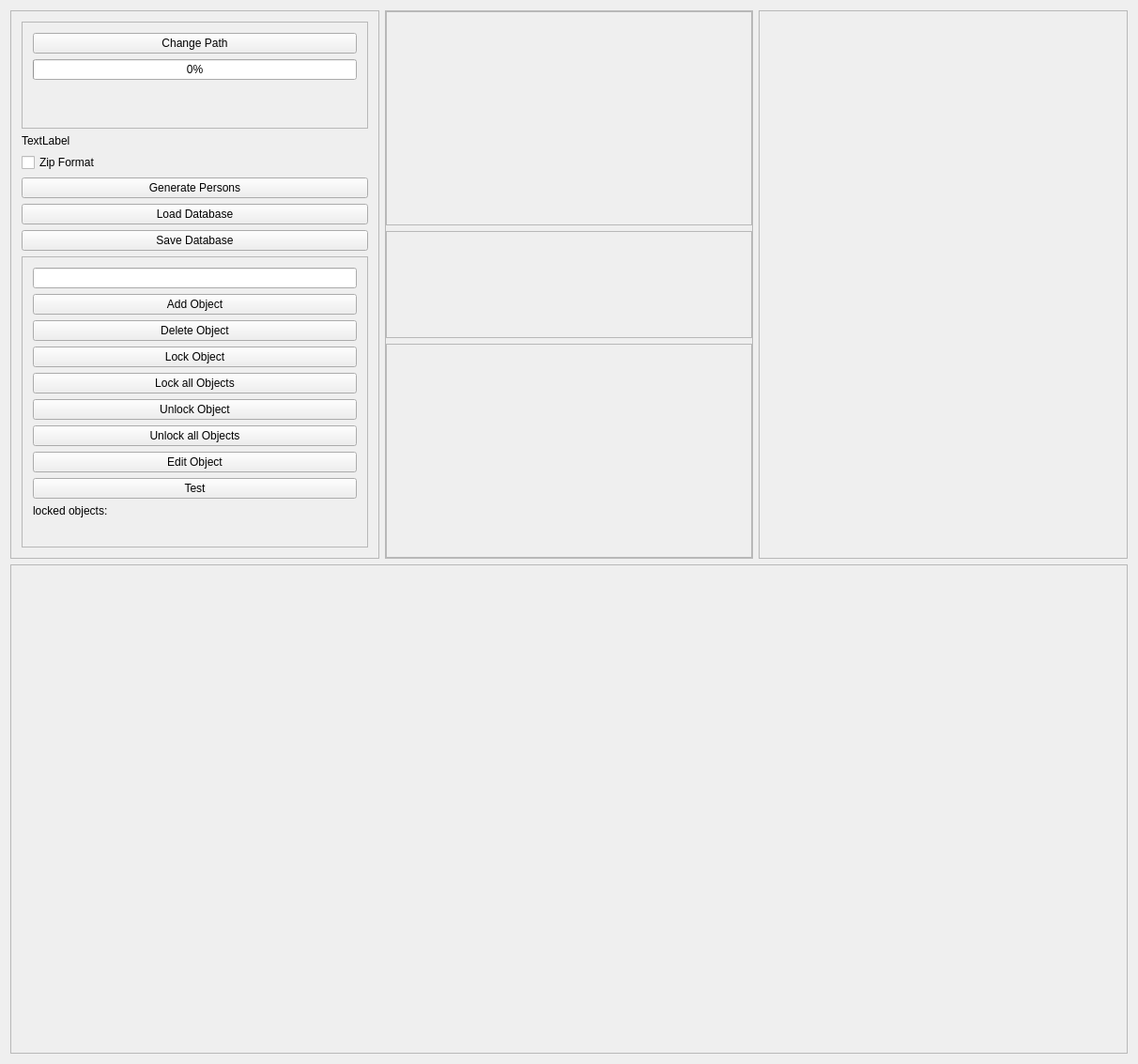
<?xml version="1.0" encoding="UTF-8"?>
<ui version="4.0">
 <class>MainWindow</class>
 <widget class="QWidget" name="MainWindow">
  <property name="geometry">
   <rect>
    <x>0</x>
    <y>0</y>
    <width>1212</width>
    <height>1133</height>
   </rect>
  </property>
  <property name="windowTitle">
   <string>MainWindow</string>
  </property>
  <layout class="QGridLayout" name="gridLayout" rowstretch="1,1" columnstretch="1,1,1" rowminimumheight="10,100">
   <item row="0" column="1">
    <widget class="QFrame" name="frame_4">
     <property name="frameShape">
      <enum>QFrame::StyledPanel</enum>
     </property>
     <property name="frameShadow">
      <enum>QFrame::Raised</enum>
     </property>
     <layout class="QVBoxLayout" name="verticalLayout_5" stretch="2,1,2">
      <property name="leftMargin">
       <number>0</number>
      </property>
      <property name="topMargin">
       <number>0</number>
      </property>
      <property name="rightMargin">
       <number>0</number>
      </property>
      <property name="bottomMargin">
       <number>0</number>
      </property>
      <item>
       <widget class="QFrame" name="userList_frame">
        <property name="frameShape">
         <enum>QFrame::StyledPanel</enum>
        </property>
        <property name="frameShadow">
         <enum>QFrame::Raised</enum>
        </property>
        <layout class="QVBoxLayout" name="verticalLayout_6"/>
       </widget>
      </item>
      <item>
       <widget class="QFrame" name="lockData_frame">
        <property name="frameShape">
         <enum>QFrame::StyledPanel</enum>
        </property>
        <property name="frameShadow">
         <enum>QFrame::Raised</enum>
        </property>
        <layout class="QVBoxLayout" name="verticalLayout_9">
         <property name="spacing">
          <number>0</number>
         </property>
         <property name="leftMargin">
          <number>0</number>
         </property>
         <property name="topMargin">
          <number>0</number>
         </property>
         <property name="rightMargin">
          <number>0</number>
         </property>
         <property name="bottomMargin">
          <number>0</number>
         </property>
        </layout>
       </widget>
      </item>
      <item>
       <widget class="QFrame" name="objectList_frame">
        <property name="frameShape">
         <enum>QFrame::StyledPanel</enum>
        </property>
        <property name="frameShadow">
         <enum>QFrame::Raised</enum>
        </property>
        <layout class="QVBoxLayout" name="verticalLayout_7"/>
       </widget>
      </item>
     </layout>
    </widget>
   </item>
   <item row="0" column="2">
    <widget class="QFrame" name="editor_frame">
     <property name="sizePolicy">
      <sizepolicy hsizetype="Expanding" vsizetype="Preferred">
       <horstretch>0</horstretch>
       <verstretch>0</verstretch>
      </sizepolicy>
     </property>
     <property name="minimumSize">
      <size>
       <width>200</width>
       <height>0</height>
      </size>
     </property>
     <property name="frameShape">
      <enum>QFrame::StyledPanel</enum>
     </property>
     <property name="frameShadow">
      <enum>QFrame::Raised</enum>
     </property>
     <layout class="QVBoxLayout" name="verticalLayout_3">
      <item>
       <spacer name="horizontalSpacer">
        <property name="orientation">
         <enum>Qt::Horizontal</enum>
        </property>
        <property name="sizeHint" stdset="0">
         <size>
          <width>40</width>
          <height>20</height>
         </size>
        </property>
       </spacer>
      </item>
     </layout>
    </widget>
   </item>
   <item row="0" column="0">
    <widget class="QFrame" name="frame_2">
     <property name="sizePolicy">
      <sizepolicy hsizetype="Minimum" vsizetype="Preferred">
       <horstretch>0</horstretch>
       <verstretch>0</verstretch>
      </sizepolicy>
     </property>
     <property name="minimumSize">
      <size>
       <width>250</width>
       <height>0</height>
      </size>
     </property>
     <property name="maximumSize">
      <size>
       <width>16777215</width>
       <height>16777215</height>
      </size>
     </property>
     <property name="frameShape">
      <enum>QFrame::StyledPanel</enum>
     </property>
     <property name="frameShadow">
      <enum>QFrame::Raised</enum>
     </property>
     <layout class="QVBoxLayout" name="verticalLayout_2">
      <item>
       <widget class="QFrame" name="frame_3">
        <property name="frameShape">
         <enum>QFrame::StyledPanel</enum>
        </property>
        <property name="frameShadow">
         <enum>QFrame::Raised</enum>
        </property>
        <layout class="QVBoxLayout" name="verticalLayout_4">
         <item>
          <widget class="QPushButton" name="changeDatabasePath_pushButton">
           <property name="text">
            <string>Change Path</string>
           </property>
          </widget>
         </item>
         <item>
          <widget class="QProgressBar" name="progressBar">
           <property name="value">
            <number>0</number>
           </property>
          </widget>
         </item>
         <item>
          <widget class="QLabel" name="progressTaskName_label">
           <property name="text">
            <string/>
           </property>
          </widget>
         </item>
         <item>
          <widget class="QLabel" name="progressComment_label">
           <property name="text">
            <string/>
           </property>
          </widget>
         </item>
        </layout>
       </widget>
      </item>
      <item>
       <widget class="QLabel" name="objectCount_label">
        <property name="text">
         <string>TextLabel</string>
        </property>
       </widget>
      </item>
      <item>
       <widget class="QCheckBox" name="zipFormat_checkBox">
        <property name="text">
         <string>Zip Format</string>
        </property>
       </widget>
      </item>
      <item>
       <widget class="QPushButton" name="generatePersons_pushButton">
        <property name="text">
         <string>Generate Persons</string>
        </property>
       </widget>
      </item>
      <item>
       <widget class="QPushButton" name="loadDatabase_pushButton">
        <property name="text">
         <string>Load Database</string>
        </property>
       </widget>
      </item>
      <item>
       <widget class="QPushButton" name="saveDatabase_pushButton">
        <property name="text">
         <string>Save Database</string>
        </property>
       </widget>
      </item>
      <item>
       <widget class="QFrame" name="frame">
        <property name="frameShape">
         <enum>QFrame::StyledPanel</enum>
        </property>
        <property name="frameShadow">
         <enum>QFrame::Raised</enum>
        </property>
        <layout class="QVBoxLayout" name="verticalLayout">
         <item>
          <widget class="QLineEdit" name="id_lineEdit"/>
         </item>
         <item>
          <widget class="QPushButton" name="addObject_pushButton">
           <property name="text">
            <string>Add Object</string>
           </property>
          </widget>
         </item>
         <item>
          <widget class="QPushButton" name="deleteObject_pushButton">
           <property name="text">
            <string>Delete Object</string>
           </property>
          </widget>
         </item>
         <item>
          <widget class="QPushButton" name="lockObject_pushButton">
           <property name="text">
            <string>Lock Object</string>
           </property>
          </widget>
         </item>
         <item>
          <widget class="QPushButton" name="lockAllObjects_pushButton">
           <property name="text">
            <string>Lock all Objects</string>
           </property>
          </widget>
         </item>
         <item>
          <widget class="QPushButton" name="unlockObject_pushButton">
           <property name="text">
            <string>Unlock Object</string>
           </property>
          </widget>
         </item>
         <item>
          <widget class="QPushButton" name="unlockAllObjects_pushButton">
           <property name="text">
            <string>Unlock all Objects</string>
           </property>
          </widget>
         </item>
         <item>
          <widget class="QPushButton" name="editObject_pushButton">
           <property name="text">
            <string>Edit Object</string>
           </property>
          </widget>
         </item>
         <item>
          <widget class="QPushButton" name="test_pushButton">
           <property name="text">
            <string>Test</string>
           </property>
          </widget>
         </item>
         <item>
          <widget class="QLabel" name="label">
           <property name="text">
            <string>locked objects:</string>
           </property>
          </widget>
         </item>
         <item>
          <widget class="QLabel" name="lockedObjects_label">
           <property name="text">
            <string/>
           </property>
          </widget>
         </item>
         <item>
          <spacer name="verticalSpacer">
           <property name="orientation">
            <enum>Qt::Vertical</enum>
           </property>
           <property name="sizeHint" stdset="0">
            <size>
             <width>20</width>
             <height>40</height>
            </size>
           </property>
          </spacer>
         </item>
        </layout>
       </widget>
      </item>
     </layout>
    </widget>
   </item>
   <item row="1" column="0" colspan="3">
    <widget class="QFrame" name="console_frame">
     <property name="minimumSize">
      <size>
       <width>0</width>
       <height>0</height>
      </size>
     </property>
     <property name="frameShape">
      <enum>QFrame::StyledPanel</enum>
     </property>
     <property name="frameShadow">
      <enum>QFrame::Raised</enum>
     </property>
     <layout class="QVBoxLayout" name="verticalLayout_8">
      <property name="spacing">
       <number>0</number>
      </property>
      <property name="leftMargin">
       <number>0</number>
      </property>
      <property name="topMargin">
       <number>0</number>
      </property>
      <property name="rightMargin">
       <number>0</number>
      </property>
      <property name="bottomMargin">
       <number>0</number>
      </property>
     </layout>
    </widget>
   </item>
  </layout>
 </widget>
 <layoutdefault spacing="6" margin="11"/>
 <resources/>
 <connections/>
</ui>
